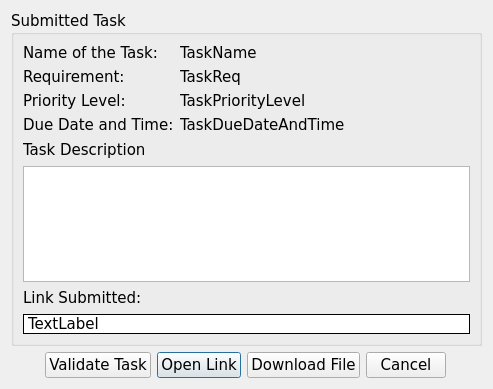
<?xml version="1.0" encoding="UTF-8"?>
<ui version="4.0">
 <class>ValidateTask</class>
 <widget class="QDialog" name="ValidateTask">
  <property name="geometry">
   <rect>
    <x>0</x>
    <y>0</y>
    <width>493</width>
    <height>389</height>
   </rect>
  </property>
  <property name="font">
   <font>
    <family>Verdana</family>
    <pointsize>11</pointsize>
   </font>
  </property>
  <property name="windowTitle">
   <string>Validate Task</string>
  </property>
  <layout class="QGridLayout" name="gridLayout_2">
   <item row="1" column="2">
    <widget class="QPushButton" name="openlink_btn">
     <property name="text">
      <string>Open Link</string>
     </property>
    </widget>
   </item>
   <item row="0" column="0" colspan="6">
    <widget class="QGroupBox" name="submitted_task_box">
     <property name="title">
      <string>Submitted Task</string>
     </property>
     <layout class="QGridLayout" name="gridLayout">
      <item row="7" column="0" colspan="2">
       <widget class="QLabel" name="link_submitted_input">
        <property name="autoFillBackground">
         <bool>false</bool>
        </property>
        <property name="styleSheet">
         <string notr="true">background-color: rgb(255, 255, 255);</string>
        </property>
        <property name="frameShape">
         <enum>QFrame::Shape::Box</enum>
        </property>
        <property name="text">
         <string>TextLabel</string>
        </property>
       </widget>
      </item>
      <item row="5" column="0" colspan="2">
       <widget class="QTextBrowser" name="des_task_view">
        <property name="minimumSize">
         <size>
          <width>0</width>
          <height>90</height>
         </size>
        </property>
       </widget>
      </item>
      <item row="4" column="1">
       <spacer name="horizontalSpacer_4">
        <property name="orientation">
         <enum>Qt::Orientation::Horizontal</enum>
        </property>
        <property name="sizeHint" stdset="0">
         <size>
          <width>197</width>
          <height>20</height>
         </size>
        </property>
       </spacer>
      </item>
      <item row="1" column="0">
       <widget class="QLabel" name="req_task_label">
        <property name="text">
         <string>Requirement:</string>
        </property>
       </widget>
      </item>
      <item row="4" column="0">
       <widget class="QLabel" name="task_description_label">
        <property name="text">
         <string>Task Description</string>
        </property>
       </widget>
      </item>
      <item row="0" column="0">
       <widget class="QLabel" name="name_task_label">
        <property name="text">
         <string>Name of the Task:</string>
        </property>
       </widget>
      </item>
      <item row="6" column="0">
       <widget class="QLabel" name="link_submitted_label">
        <property name="text">
         <string>Link Submitted:</string>
        </property>
       </widget>
      </item>
      <item row="2" column="1">
       <widget class="QLabel" name="prioritylevel_label_input">
        <property name="text">
         <string>TaskPriorityLevel</string>
        </property>
       </widget>
      </item>
      <item row="1" column="1">
       <widget class="QLabel" name="req_task_label_input">
        <property name="text">
         <string>TaskReq</string>
        </property>
       </widget>
      </item>
      <item row="2" column="0">
       <widget class="QLabel" name="prioritylevel_label">
        <property name="text">
         <string>Priority Level:</string>
        </property>
       </widget>
      </item>
      <item row="6" column="1">
       <spacer name="horizontalSpacer">
        <property name="orientation">
         <enum>Qt::Orientation::Horizontal</enum>
        </property>
        <property name="sizeHint" stdset="0">
         <size>
          <width>247</width>
          <height>20</height>
         </size>
        </property>
       </spacer>
      </item>
      <item row="0" column="1">
       <widget class="QLabel" name="taskname_label">
        <property name="text">
         <string>TaskName</string>
        </property>
       </widget>
      </item>
      <item row="3" column="0">
       <widget class="QLabel" name="duedate_label">
        <property name="text">
         <string>Due Date and Time:</string>
        </property>
       </widget>
      </item>
      <item row="3" column="1">
       <widget class="QLabel" name="duedate_label_input">
        <property name="text">
         <string>TaskDueDateAndTime</string>
        </property>
       </widget>
      </item>
     </layout>
    </widget>
   </item>
   <item row="1" column="4">
    <widget class="QPushButton" name="cancel_btn">
     <property name="text">
      <string>Cancel</string>
     </property>
    </widget>
   </item>
   <item row="1" column="0">
    <spacer name="horizontalSpacer_2">
     <property name="orientation">
      <enum>Qt::Orientation::Horizontal</enum>
     </property>
     <property name="sizeHint" stdset="0">
      <size>
       <width>62</width>
       <height>20</height>
      </size>
     </property>
    </spacer>
   </item>
   <item row="1" column="5">
    <spacer name="horizontalSpacer_3">
     <property name="orientation">
      <enum>Qt::Orientation::Horizontal</enum>
     </property>
     <property name="sizeHint" stdset="0">
      <size>
       <width>63</width>
       <height>20</height>
      </size>
     </property>
    </spacer>
   </item>
   <item row="1" column="1">
    <widget class="QPushButton" name="validate_task_btn">
     <property name="text">
      <string>Validate Task</string>
     </property>
    </widget>
   </item>
   <item row="1" column="3">
    <widget class="QPushButton" name="download_file_btn">
     <property name="text">
      <string>Download File</string>
     </property>
    </widget>
   </item>
  </layout>
 </widget>
 <resources/>
 <connections/>
</ui>
